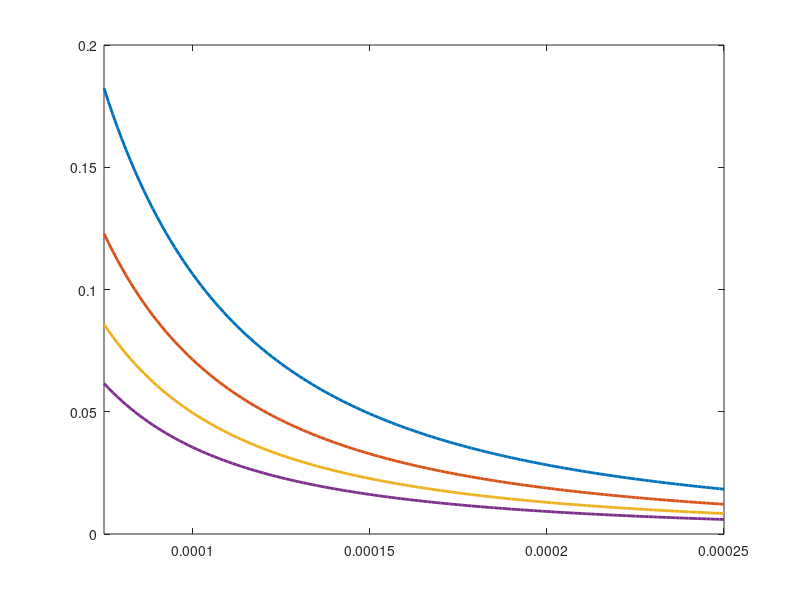

Here is the MATLAB script that generated this plot:
r = 1000;
g = 9.8;
P1 = 101325;

for f = 180:20:240
w = 2*pi*f;
A = 0.000075:0.00000125:0.00025;
h = 2*P1./(2*r*w.^2.*A-2*r*g+r*(w.^2.*A).^2/g);
plot(A,h,'LineWidth',2);
hold on
end
axis([0.000075 0.00025 0 0.2]);
